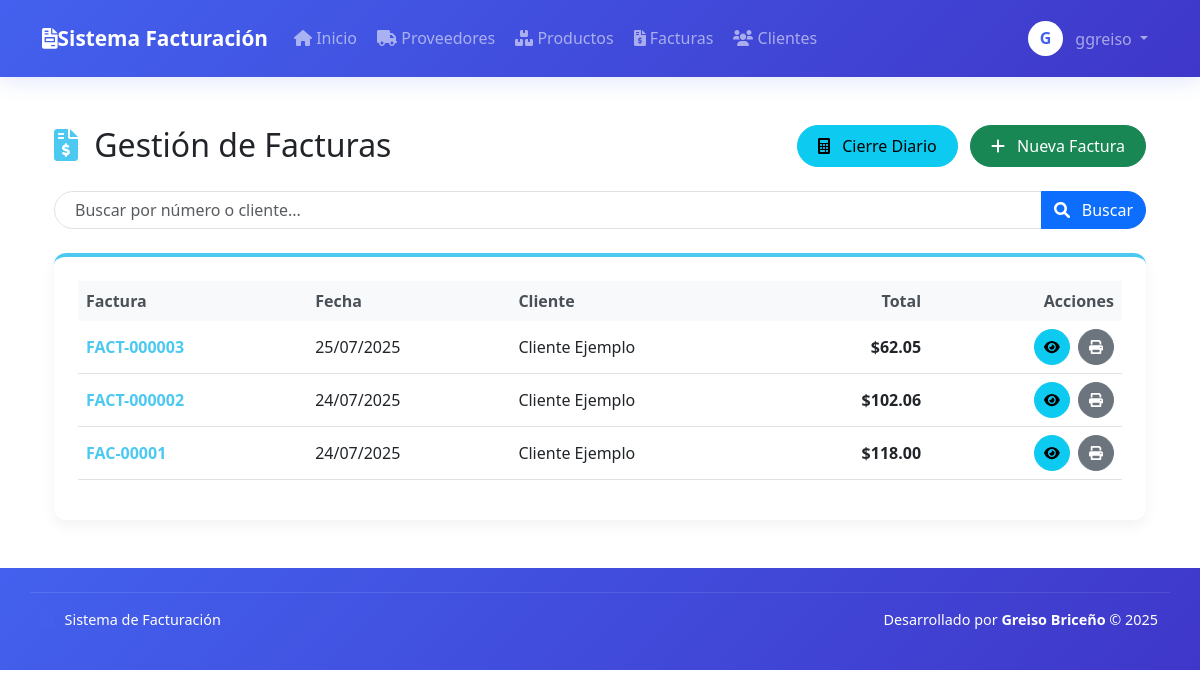
/modules/invoices/list.php (signed in), run on an earlier commit of the app's database.
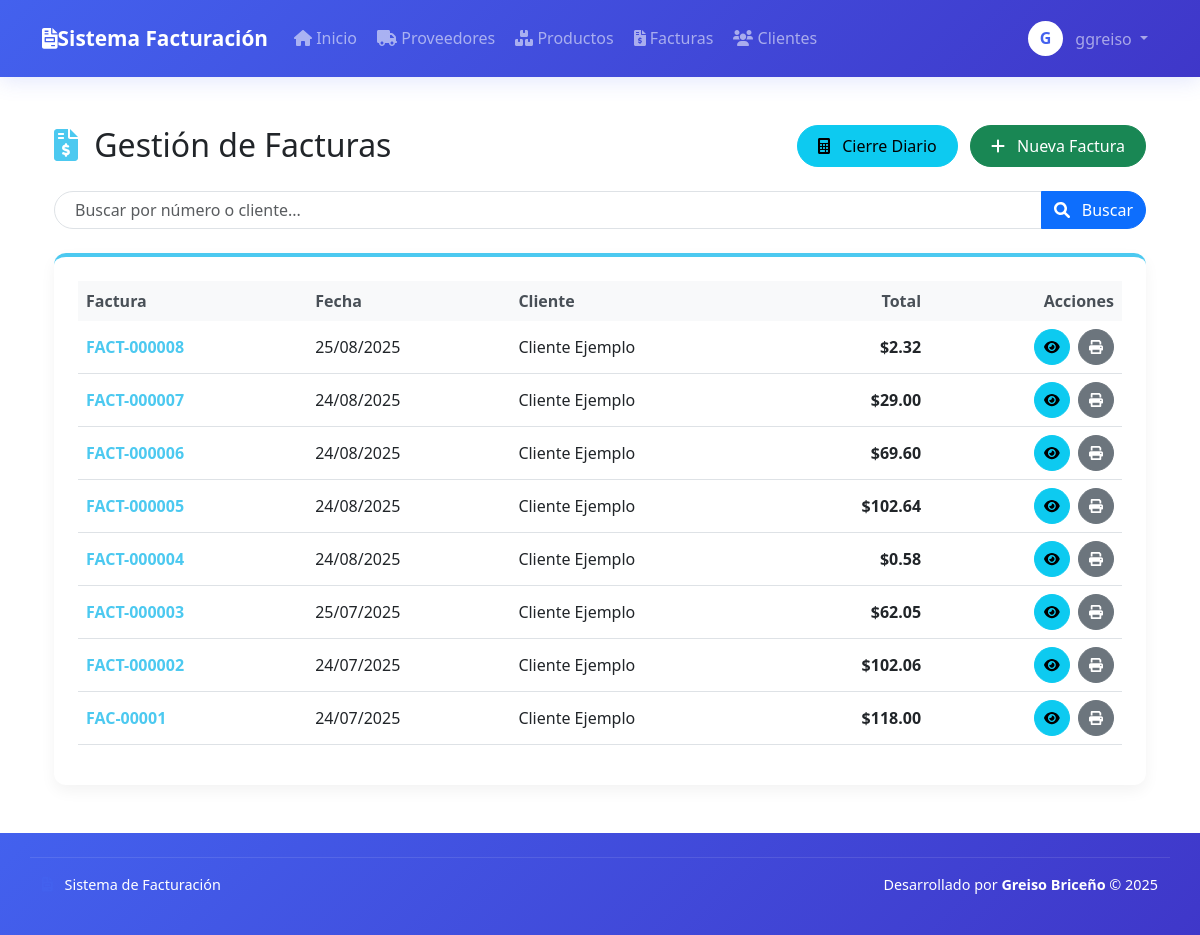
And on a later commit of the database.
### tables this page shows
CREATE TABLE `invoices` (
  `id` int(11) NOT NULL,
  `invoice_number` varchar(20) NOT NULL,
  `client_id` int(11) NOT NULL,
  `date` date NOT NULL,
  `subtotal` decimal(10,2) NOT NULL,
  `tax` decimal(10,2) NOT NULL,
  `total` decimal(10,2) NOT NULL,
  `user_id` int(11) NOT NULL,
  `updated_by` int(11) DEFAULT NULL,
  `action_type` enum('created','updated','deleted') DEFAULT 'created',
  `status` varchar(20) NOT NULL DEFAULT 'pending',
  `created_at` timestamp NOT NULL DEFAULT CURRENT_TIMESTAMP,
  `updated_at` timestamp NULL DEFAULT NULL ON UPDATE CURRENT_TIMESTAMP
);

CREATE TABLE `clients` (
  `id` int(11) NOT NULL,
  `name` varchar(100) NOT NULL,
  `ruc` varchar(20) DEFAULT NULL,
  `address` text,
  `phone` varchar(20) DEFAULT NULL,
  `email` varchar(100) DEFAULT NULL,
  `created_at` timestamp NOT NULL DEFAULT CURRENT_TIMESTAMP,
  `updated_at` timestamp NULL DEFAULT NULL ON UPDATE CURRENT_TIMESTAMP,
  `created_by` int(11) DEFAULT NULL,
  `updated_by` int(11) DEFAULT NULL,
  `action_type` enum('created','updated','deleted') DEFAULT 'created'
);

### modules/invoices/list.php (the view, shortened to what this page needs)
<?php
$page = isset($_GET['page']) ? (int)$_GET['page'] : 1;
$per_page = 10;
$offset = ($page - 1) * $per_page;
$search = isset($_GET['search']) ? $conn->real_escape_string($_GET['search']) : '';
$sql = "SELECT i.*, c.name as client_name
        FROM invoices i
        LEFT JOIN clients c ON i.client_id = c.id
        WHERE i.invoice_number LIKE '%$search%' OR c.name LIKE '%$search%'
        ORDER BY i.date DESC, i.id DESC
        LIMIT $offset, $per_page";
$invoices = $conn->query($sql)->fetch_all(MYSQLI_ASSOC);
require_once dirname(__DIR__, 2) . '/includes/header.php';
?>
<div class="container py-4">
    <div class="d-flex justify-content-between align-items-center mb-4">
        <h2 class="mb-0">
            <i class="fas fa-file-invoice-dollar me-2" style="color: #4cc9f0;"></i>
            <span style="color: #212529;">Gestión de Facturas</span>
        </h2>
        <div>
            <a href="cierre_diario.php" class="btn btn-info btn-module me-2">
                <i class="fas fa-calculator me-2"></i> Cierre Diario
            </a>
            <a href="create.php" class="btn btn-success btn-module">
                <i class="fas fa-plus me-2"></i> Nueva Factura
            </a>
        </div>
    </div>
    <form class="mb-4">
        <div class="input-group">
            <input type="text" name="search" class="form-control search-box" placeholder="Buscar por número o cliente..." value="<?= htmlspecialchars($search) ?>">
            <button class="btn btn-primary search-btn" type="submit">
                <i class="fas fa-search me-2"></i> Buscar
            </button>
        </div>
    </form>
    <div class="card card-module">
        <div class="card-body p-4">
            <div class="table-responsive">
                <table class="table table-module">
                    <thead>
                        <tr>
                            <th class="border-0">Factura</th>
                            <th class="border-0">Fecha</th>
                            <th class="border-0">Cliente</th>
                            <th class="border-0 text-end">Total</th>
                            <th class="border-0 text-end">Acciones</th>
                        </tr>
                    </thead>
                    <tbody>
                        <?php if (empty($invoices)): ?>
                            <tr>
                                <td colspan="5" class="text-center py-4 text-muted">
                                    <i class="fas fa-info-circle me-2"></i> No se encontraron facturas
                                </td>
                            </tr>
                        <?php else: ?>
                            <?php foreach ($invoices as $invoice): ?>
                            <tr>
                                <td class="align-middle">
                                    <span class="invoice-number"><?= htmlspecialchars($invoice['invoice_number']) ?></span>
                                </td>
                                <td class="align-middle"><?= date('d/m/Y', strtotime($invoice['date'])) ?></td>
                                <td class="align-middle"><?= htmlspecialchars($invoice['client_name']) ?></td>
                                <td class="align-middle text-end total-amount">$<?= number_format($invoice['total'], 2) ?></td>
                                <td class="text-end align-middle">
                                    <div class="d-inline-flex">
                                        <a href="view.php?id=<?= $invoice['id'] ?>" class="action-btn btn btn-sm btn-info me-2" title="Ver detalle">
                                            <i class="fas fa-eye"></i>
                                        </a>
                                        <a href="print.php?id=<?= $invoice['id'] ?>" class="action-btn btn btn-sm btn-secondary" title="Imprimir" target="_blank">
                                            <i class="fas fa-print"></i>
                                        </a>
                                    </div>
                                </td>
                            </tr>
                            <?php endforeach; ?>
                        <?php endif; ?>
                    </tbody>
                </table>
            </div>
        </div>
    </div>
</div>
<?php
require_once dirname(__DIR__, 2) . '/includes/footer.php';
?>

### includes/header.php (shortened to what this page needs)
<!DOCTYPE html>
<html lang="es">
<head>
    <link href="https://cdn.jsdelivr.net/npm/bootstrap@5.3.0/dist/css/bootstrap.min.css" rel="stylesheet">
    <link rel="stylesheet" href="https://cdnjs.cloudflare.com/ajax/libs/font-awesome/6.0.0/css/all.min.css">
    <link rel="stylesheet" href="https://cdnjs.cloudflare.com/ajax/libs/animate.css/4.1.1/animate.min.css">
</head>
<body>
    <nav class="navbar navbar-expand-lg navbar-dark navbar-custom">
        <div class="container">
            <a class="navbar-brand" href="<?= BASE_URL ?>/dashboard.php">
                <i class="fas fa-file-invoice"></i>
                Sistema Facturación
            </a>
            <div class="collapse navbar-collapse" id="navbarNav">
                <ul class="navbar-nav me-auto">
                    <?php if(isset($_SESSION['user_id'])): ?>
                        <li class="nav-item">
                            <a class="nav-link" href="<?= BASE_URL ?>/dashboard.php">
                                <i class="fas fa-home"></i> Inicio
                            </a>
                        </li>
                        <li class="nav-item">
                            <a class="nav-link" href="<?= BASE_URL ?>/modules/providers/list.php">
                                <i class="fas fa-truck"></i> Proveedores
                            </a>
                        </li>
                        <li class="nav-item">
                            <a class="nav-link" href="<?= BASE_URL ?>/modules/products/list.php">
                                <i class="fas fa-boxes"></i> Productos
                            </a>
                        </li>
                        <li class="nav-item">
                            <a class="nav-link" href="<?= BASE_URL ?>/modules/invoices/list.php">
                                <i class="fas fa-file-invoice-dollar"></i> Facturas
                            </a>
                        </li>
                        <li class="nav-item">
                            <a class="nav-link" href="<?= BASE_URL ?>/modules/clients/list.php">
                                <i class="fas fa-users"></i> Clientes
                            </a>
                        </li>
                    <?php endif; ?>
                </ul>
                <ul class="navbar-nav">
                    <?php if(isset($_SESSION['user_id'])): ?>
                        <li class="nav-item dropdown">
                            <a class="nav-link dropdown-toggle" href="#" id="navbarDropdown" role="button" data-bs-toggle="dropdown">
                                <span class="user-avatar-nav"><?= strtoupper(substr(htmlspecialchars($_SESSION['username']), 0, 1)); ?></span>
                                <?= htmlspecialchars($_SESSION['username']) ?>
                            </a>
                        </li>
                    <?php endif; ?>
                </ul>
            </div>
        </div>
    </nav>
    <div class="container flex-grow-1 py-4">

### includes/footer.php (shortened to what this page needs)
</div>
<footer class="footer-module mt-auto">
    <div class="container">
        <div class="row align-items-center">
            <div class="col-md-6 text-center text-md-start">
                <p class="mb-0">
                    <i class="fas fa-file-invoice me-2" style="color: #4361ee;"></i>
                    <span>Sistema de Facturación</span>
                </p>
            </div>
            <div class="col-md-6 text-center text-md-end">
                <p class="mb-0">
                    <span class="d-none d-md-inline">Desarrollado por </span>
                    <strong>Greiso Briceño</strong> &copy; <?= date('Y') ?>
                </p>
            </div>
        </div>
    </div>
</footer>
</body>
</html>

### includes/header.php (style rules this page uses)
:root { --primary-color: #4361ee; --secondary-color: #3f37c9; --accent-color: #4895ef; --light-color: #f8f9fa; --dark-color: #212529; --success-color: #4cc9f0; --info-color: #4895ef; --warning-color: #f8961e; --danger-color: #f72585; }
.navbar-custom { background: linear-gradient(135deg, var(--primary-color), var(--secondary-color)) !important; box-shadow: 0 4px 20px rgba(67, 97, 238, 0.15); padding: 0.8rem 0; }
.navbar-custom .navbar-brand { font-weight: 600; font-size: 1.3rem; display: flex; align-items: center; }
.navbar-custom .nav-link { font-weight: 500; padding: 0.5rem 1rem; border-radius: 5px; margin: 0 2px; transition: all 0.3s; }
.user-avatar-nav { width: 35px; height: 35px; border-radius: 50%; background-color: white; display: inline-flex; align-items: center; justify-content: center; font-weight: bold; color: var(--primary-color); margin-right: 8px; }
.footer-module { background: linear-gradient(135deg, var(--primary-color), var(--secondary-color)); color: white; padding: 1.5rem 0; margin-top: 2rem; font-size: 0.9rem; }
.footer-module .container { padding-top: 1rem; padding-bottom: 1rem; border-top: 1px solid rgba(255, 255, 255, 0.1); }

### modules/invoices/list.php (style rules this page uses)
.card-module { border: none; border-radius: 12px; box-shadow: 0 6px 15px rgba(0, 0, 0, 0.05); overflow: hidden; border-top: 4px solid #4cc9f0; }
.btn-module { border-radius: 50px; padding: 8px 20px; font-weight: 500; transition: all 0.3s; }
.table-module { border-collapse: separate; border-spacing: 0; }
.table-module thead th { border-bottom: 2px solid #e9ecef; background-color: #f8f9fa; font-weight: 600; color: #495057; }
.search-box { border-radius: 50px; padding-left: 20px; border: 1px solid #dee2e6; }
.search-btn { border-top-right-radius: 50px !important; border-bottom-right-radius: 50px !important; }
.invoice-number { font-weight: 600; color: #4cc9f0; }
.total-amount { font-weight: 700; color: #2b8a3e; }
.action-btn { width: 36px; height: 36px; display: inline-flex; align-items: center; justify-content: center; border-radius: 50%; }

What changed in the data, as far as the page shows it:
added invoices: invoice_number "FACT-000008", date "25/08/2025", client.name "Cliente Ejemplo", total "2.32"
added invoices: invoice_number "FACT-000007", date "24/08/2025", client.name "Cliente Ejemplo", total "29.00"
added invoices: invoice_number "FACT-000006", date "24/08/2025", client.name "Cliente Ejemplo", total "69.60"
added invoices: invoice_number "FACT-000005", date "24/08/2025", client.name "Cliente Ejemplo", total "102.64"
added invoices: invoice_number "FACT-000004", date "24/08/2025", client.name "Cliente Ejemplo", total "0.58"
